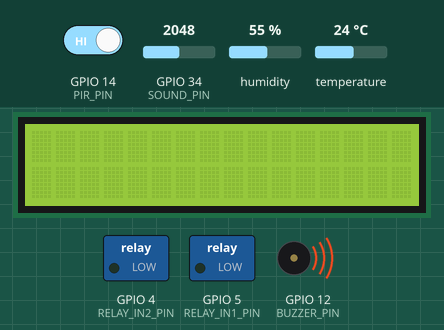
Simulated run of this sketch. Board: ESP32. Parts: 16×2 character LCD, switched loads named in the sketch (green lamp = pin HIGH), buzzer (waves = sounding, pin HIGH). The inputs (shaded band) are chosen by the test bench; at power-on: temperature 24 °C, GPIO 34 (SOUND_PIN) = 2048, humidity 55 %, GPIO 14 (PIR_PIN) HIGH. WiFi joins after 1.5 s; servers stay silent unless stated; what the sketch prints to the serial monitor is not drawn.

Above: at 5.3 s.
5.4 s: temperature set to 34 °C
At 9.7 s:
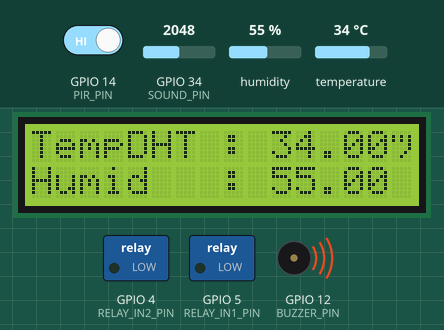
12.2 s: temperature set to 37 °C
At 17.2 s:
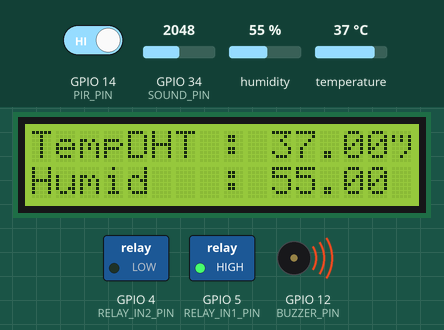
19.0 s: GPIO 34 (SOUND_PIN) set to 541
22.3 s: GPIO 34 (SOUND_PIN) set to 468
25.6 s: humidity set to 22 %
At 28.78 s:
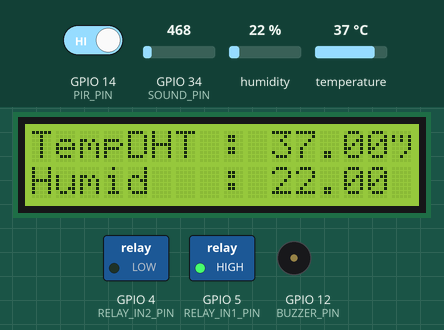
30.0 s: GPIO 14 (PIR_PIN) driven LOW
At 31.5 s:
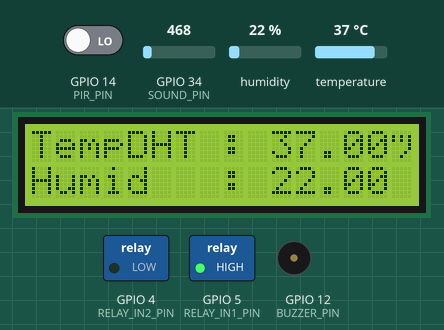
Timing chart, 0 to 33.0 s (numbered marks = the images above; inputs shaded):
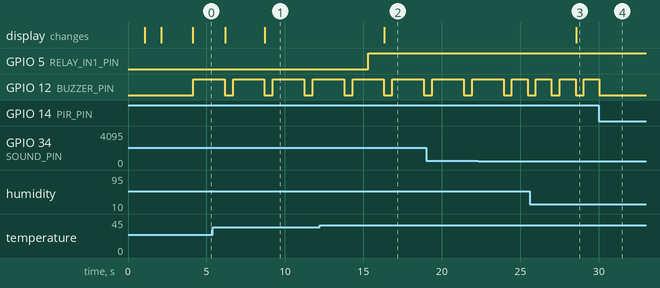

Measured:
- the behaviour switches between 35 and 36 °C on temperature (found by bisection; images 1 and 2)
- after the input at 5.4 s, the display: first differs from a run without the input after 3.3 s (image 1)
- after the input at 12.2 s, GPIO 5 (RELAY_IN1_PIN): LOW → HIGH after 3.1 s; the display: changes after 4.1 s (image 2)
- after the input at 25.6 s, the display: changes after 2.9 s (image 3)
- after the input at 30.0 s, GPIO 12 (BUZZER_PIN): goes on until 30.0 s, then stays LOW
- by itself, GPIO 12 (BUZZER_PIN): alternates HIGH for 2.0 s and LOW for 0.54 s

The sketch:

codeinkukotakrev.ino
```cpp
#include <WiFi.h>
#include <ThingSpeak.h>
#include <LiquidCrystal_I2C.h>
#include <elapsedMillis.h>
#include <Wire.h>
#include <DHT.h>

const char* ssid              = "UGMURO-INET";
const char* password          = "Gepuk15000";
const char* writeAPIKey       = "L1JFXC6ULNYU577E";
const unsigned long channelID = 2732118;

// Define pins
#define PIR_PIN         14
#define DHT_PIN         2
#define SOUND_PIN       34
#define BUZZER_PIN      12
#define RELAY_IN1_PIN   5
#define RELAY_IN2_PIN   4
//#define SCL_PIN 22
//#define SDA_PIN 21

// DHT sensor type
#define DHTTYPE DHT11
DHT dht(DHT_PIN, DHTTYPE);

// LCD setup: Address 0x27, 16 columns and 2 rows
LiquidCrystal_I2C lcd(0x27, 16, 2);

// Define thresholds
float minTemp = 33.0, maxTemp = 35.0, currentTemp, humidity, CtFahreinheit, heatIndex;
String formattedTemp, formattedHumidity, formattedFahreinheit, formattedHeatIndex;
int soundThreshold = 500, soundLevel;
bool fanOn = false, motionDetected;

unsigned long sensorInterval      = 500;
unsigned long displayInterval     = 1000;
unsigned long thingSpeakInterval  = 15000;

WiFiClient client;
elapsedMillis sensorMillis;
elapsedMillis displayMillis;
elapsedMillis thingSpeakMillis;

float calculateHeatIndex(float CtFahreinheit, float humidity) {
  // Rumus empiris untuk perhitungan Heat Index dalam Fahrenheit
  heatIndex = -42.379 + 2.04901523 * CtFahreinheit + 10.14333127 * humidity
                    - 0.22475541 * CtFahreinheit * humidity
                    - 0.00683783 * CtFahreinheit * CtFahreinheit
                    - 0.05481717 * humidity * humidity
                    + 0.00122874 * CtFahreinheit * CtFahreinheit * humidity
                    + 0.00085282 * CtFahreinheit * humidity * humidity
                    - 0.00000199 * CtFahreinheit * CtFahreinheit * humidity * humidity;

  // Penyesuaian untuk kelembapan rendah atau tinggi
  if (humidity < 13 && (CtFahreinheit >= 80.0 && CtFahreinheit <= 112.0)) {
    heatIndex -= ((13 - humidity) / 4) * sqrt((17 - abs(CtFahreinheit - 95.0)) / 17);
  } else if (humidity > 85 && (CtFahreinheit >= 80.0 && CtFahreinheit <= 87.0)) {
    heatIndex += ((humidity - 85) / 10) * ((87 - CtFahreinheit) / 5);
  }

  return heatIndex;
}

void workingConditions() {
  if (motionDetected) {
    Serial.println("Motion detected! Baby is moving excessively.");
    triggerBuzzer();
  }

  // Check temperature range and control the fan
  if (currentTemp > maxTemp) {
    Serial.println("Temperature too high! Turning on the fan.");
    activateFan();
  } else if (currentTemp < minTemp && fanOn) {
    Serial.println("Temperature back to normal. Turning off the fan.");
    deactivateFan();
  }

  // Check if sound level exceeds threshold (baby crying)
  if (soundLevel > soundThreshold) {
    Serial.println("Baby crying detected! Triggering buzzer.");
    triggerBuzzer();
  }
}

// Function to activate the fan via relay
void activateFan() {
  digitalWrite(RELAY_IN1_PIN, HIGH);  // Turn on fan
  digitalWrite(RELAY_IN2_PIN, LOW);   // Ensure correct polarity
  fanOn = true;
}

// Function to deactivate the fan
void deactivateFan() {
  digitalWrite(RELAY_IN1_PIN, LOW);  // Turn off fan
  fanOn = false;
}

// Function to trigger the buzzer when the baby is crying or moving excessively
void triggerBuzzer() {
  digitalWrite(BUZZER_PIN, HIGH);  // Turn on buzzer
  delay(1000);                     // Buzzer sounds for 1 second
  digitalWrite(BUZZER_PIN, LOW);   // Turn off buzzer
}

void setup() {
  Serial.begin(115200);

  dht.begin();
  lcd.begin();
  //lcd.init();
  lcd.backlight();

  WiFi.mode(WIFI_STA);
  WiFi.begin(ssid, password);
  while (WiFi.status() != WL_CONNECTED) {
    delay(1000);
    Serial.println("Connecting to WiFi..");
    lcd.setCursor(0,0);
    lcd.print("Connecting..");
  }
  ThingSpeak.begin(client);

  // Initialize PIR sensor
  pinMode(PIR_PIN, INPUT);

  // Initialize buzzer and relay as outputs
  pinMode(BUZZER_PIN, OUTPUT);
  pinMode(RELAY_IN1_PIN, OUTPUT);
  pinMode(RELAY_IN2_PIN, OUTPUT);

  // Start with fan and buzzer off
  digitalWrite(RELAY_IN1_PIN, LOW);
  digitalWrite(RELAY_IN2_PIN, LOW);
  digitalWrite(BUZZER_PIN, LOW);


  // Display startup message
  lcd.setCursor(0, 0);
  lcd.print("Baby Incubator");
  lcd.setCursor(0, 1);
  lcd.print("Starting...");
  delay(2000);  // Show the message for 2 seconds
  lcd.clear();
}

void loop() {
  if (sensorMillis >= sensorInterval) {
    currentTemp = dht.readTemperature();
    humidity = dht.readHumidity();
    soundLevel = analogRead(SOUND_PIN);
    motionDetected = digitalRead(PIR_PIN);

    CtFahreinheit = (currentTemp * 9.0/5.0) + 32.0;
    delay(10);
    heatIndex = calculateHeatIndex(CtFahreinheit, humidity);

    formattedTemp = String(currentTemp, 2);
    formattedHumidity = String(humidity, 2);
    formattedFahreinheit = String(CtFahreinheit, 2);
    formattedHeatIndex = String(heatIndex, 2);

    Serial.println("Suhu DHT    : " + String(currentTemp) + "°C");
    Serial.println("Humidity    : " + String(humidity) + "%");
    Serial.println("Sound Level : " + String(soundLevel));

    workingConditions();

    sensorMillis = 0;
  }

  if (displayMillis >= displayInterval) {
    lcd.setCursor(0, 0);
    lcd.print("TempDHT : " + String(currentTemp) + "°C");

    lcd.setCursor(0, 1);
    lcd.print("Humid   : " + String(humidity) + " %");

    displayMillis = 0;
  }

  if (thingSpeakMillis >= thingSpeakInterval) {
    ThingSpeak.setField(1, formattedTemp);
    ThingSpeak.setField(2, formattedTemp);
    ThingSpeak.setField(3, formattedFahreinheit);
    ThingSpeak.setField(4, formattedHeatIndex);
    ThingSpeak.setField(5, formattedHumidity);

    int APIwait = ThingSpeak.writeFields(channelID, writeAPIKey);

    if (APIwait == 200) {
      Serial.println("Update successful");
    } else {
      Serial.println("Error code: " + String(APIwait));
    }

    thingSpeakMillis = 0;
  }
}
```
